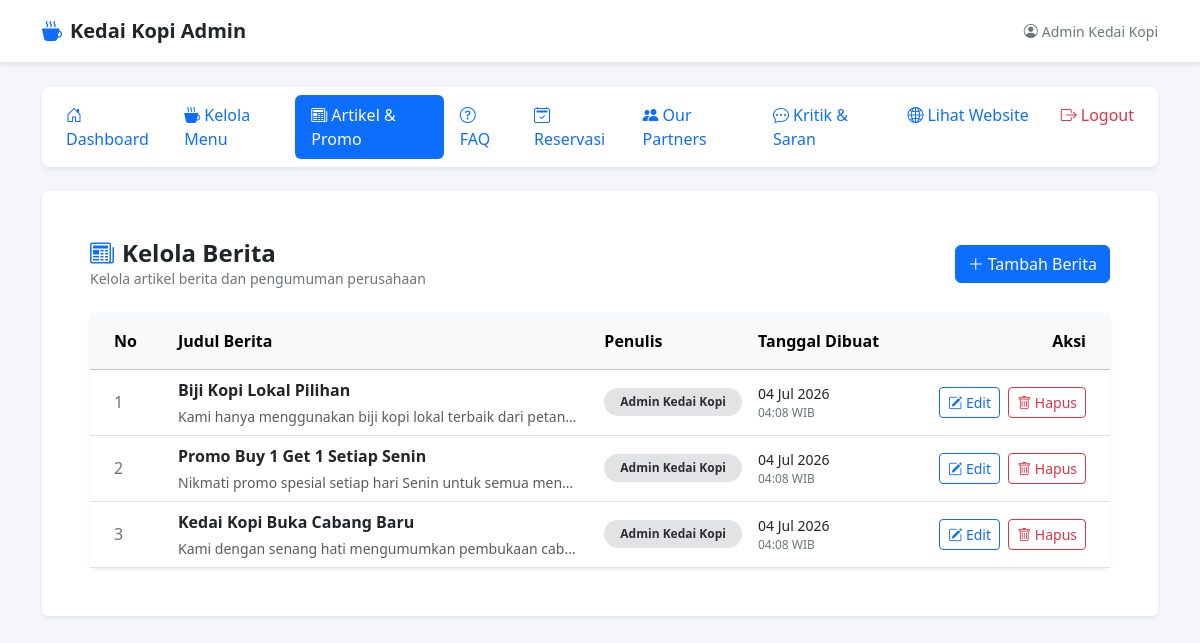
/dist/login/dashboard.php?page=berita (signed in), run on the app's committed database.
### tables this page shows
CREATE TABLE IF NOT EXISTS `berita` (
  `id` INT NOT NULL AUTO_INCREMENT,
  `judul` VARCHAR(255) NOT NULL,
  `konten` TEXT NOT NULL,
  `penulis` VARCHAR(100) NOT NULL,
  `tanggal_dibuat` DATETIME DEFAULT CURRENT_TIMESTAMP,
  `tanggal_diperbarui` DATETIME DEFAULT CURRENT_TIMESTAMP ON UPDATE CURRENT_TIMESTAMP,
  PRIMARY KEY (`id`)
);

### dist/login/berita/list.php (the view, shortened to what this page needs)
<?php
$beritaList = [];
$dbError = '';
$tableExists = true;
$checkTable = $conn->query("SHOW TABLES LIKE 'berita'");
if ($checkTable && $checkTable->num_rows > 0) {
    $result = $conn->query("SELECT * FROM `berita` ORDER BY `id` DESC");
    if ($result) {
        while ($row = $result->fetch_assoc()) {
            $beritaList[] = $row;
        }
    } else {
        $dbError = 'Gagal mengambil data berita: ' . $conn->error;
    }
} else {
    $tableExists = false;
}
?>
<div class="d-flex justify-content-between align-items-center mb-4 flex-wrap gap-2">
    <div>
        <h2 class="h4 mb-0 fw-bold text-dark"><i class="bi bi-newspaper me-2 text-primary"></i>Kelola Berita</h2>
        <p class="text-secondary small mb-0">Kelola artikel berita dan pengumuman perusahaan</p>
    </div>
    <div>
        <?php if ($tableExists): ?>
            <a href="dashboard.php?page=berita_create" class="btn btn-primary">
                <i class="bi bi-plus-lg me-1"></i>Tambah Berita
            </a>
        <?php endif; ?>
    </div>
</div>
<?php if (!$tableExists): ?>
    <div class="card border-0 shadow-sm p-5 text-center bg-white">
        <div class="display-1 text-warning mb-4">
            <i class="bi bi-exclamation-triangle"></i>
        </div>
        <h3 class="h4 text-dark mb-3">Tabel database tidak ditemukan!</h3>
        <p class="text-secondary mb-4 mx-auto" style="max-width: 500px;">
            Tabel `berita` belum dibuat di dalam database `<?= htmlspecialchars($nama_database) ?>`.
            Silakan klik tombol di bawah untuk menginisialisasi tabel dan data sampel secara otomatis.
        </p>
        <div>
            <a href="dashboard.php?page=setup_db" class="btn btn-warning px-4">
                <i class="bi bi-database-fill-gear me-2"></i>Jalankan Setup Database
            </a>
        </div>
    </div>
<?php elseif ($dbError !== ''): ?>
    <div class="alert alert-danger" role="alert">
        <i class="bi bi-exclamation-octagon-fill me-2"></i><?= htmlspecialchars($dbError) ?>
    </div>
<?php else: ?>
    <div class="card border-0 shadow-sm bg-white">
        <div class="card-body p-0">
            <div class="table-responsive">
                <table class="table table-hover align-middle mb-0" style="min-width: 700px;">
                    <thead class="table-light">
                        <tr>
                            <th scope="col" class="ps-4 py-3" style="width: 80px;">No</th>
                            <th scope="col" class="py-3">Judul Berita</th>
                            <th scope="col" class="py-3" style="width: 150px;">Penulis</th>
                            <th scope="col" class="py-3" style="width: 180px;">Tanggal Dibuat</th>
                            <th scope="col" class="pe-4 py-3 text-end" style="width: 180px;">Aksi</th>
                        </tr>
                    </thead>
                    <tbody>
                        <?php if (count($beritaList) === 0): ?>
                            <tr>
                                <td colspan="5" class="text-center py-5 text-secondary">
                                    <i class="bi bi-folder-x fs-1 d-block mb-2 text-muted"></i>
                                    Belum ada berita yang diterbitkan.
                                </td>
                            </tr>
                        <?php else: ?>
                            <?php $no = 1; foreach ($beritaList as $berita): ?>
                                <tr>
                                    <td class="ps-4 fw-medium text-secondary"><?= $no++ ?></td>
                                    <td>
                                        <div class="fw-bold text-dark mb-1"><?= htmlspecialchars($berita['judul']) ?></div>
                                        <div class="text-muted small text-truncate" style="max-width: 400px;">
                                            <?= htmlspecialchars(strip_tags($berita['konten'])) ?>
                                        </div>
                                    </td>
                                    <td>
                                        <span class="badge bg-secondary-subtle text-secondary-emphasis rounded-pill px-3 py-2 small">
                                            <?= htmlspecialchars($berita['penulis']) ?>
                                        </span>
                                    </td>
                                    <td>
                                        <div class="text-dark small">
                                            <?= date('d M Y', strtotime($berita['tanggal_dibuat'])) ?>
                                        </div>
                                        <div class="text-secondary small" style="font-size: 0.75rem;">
                                            <?= date('H:i', strtotime($berita['tanggal_dibuat'])) ?> WIB
                                        </div>
                                    </td>
                                    <td class="pe-4 text-end">
                                        <a href="dashboard.php?page=berita_edit&id=<?= $berita['id'] ?>" class="btn btn-outline-primary btn-sm me-1" title="Edit">
                                            <i class="bi bi-pencil-square"></i> Edit
                                        </a>
                                        <button
                                            type="button"
                                            class="btn btn-outline-danger btn-sm"
                                            title="Hapus"
                                            data-bs-toggle="modal"
                                            data-bs-target="#deleteModal<?= $berita['id'] ?>"
                                        >
                                            <i class="bi bi-trash"></i> Hapus
                                        </button>
                                    </td>
                                </tr>
                            <?php endforeach; ?>
                        <?php endif; ?>
                    </tbody>
                </table>
            </div>
        </div>
    </div>
<?php endif; ?>

### dist/login/dashboard.php (shortened to what this page needs)
<?php
require_once __DIR__ . '/../../koneksi/db_connection.php';
$userName = (string) ($_SESSION['user_nama'] ?? 'User');
$userEmail = (string) ($_SESSION['user_email'] ?? '-');
$page = (string) ($_GET['page'] ?? $_POST['page'] ?? 'home');
?>
<!doctype html>
<html lang="id">
    <head>
        <link
            rel="stylesheet"
            href="https://cdn.jsdelivr.net/npm/bootstrap@5.3.7/dist/css/bootstrap.min.css"
        />
        <link
            rel="stylesheet"
            href="https://cdn.jsdelivr.net/npm/bootstrap-icons@1.13.1/font/bootstrap-icons.min.css"
        />
    </head>
    <body>
        <header class="bg-white border-bottom py-3 mb-4 shadow-sm">
            <div class="container d-flex justify-content-between align-items-center flex-wrap gap-2">
                <a href="dashboard.php" class="navbar-brand-custom">
                    <i class="bi bi-cup-hot-fill me-2 text-primary"></i>Kedai Kopi Admin
                </a>
                <div class="d-flex align-items-center gap-3">
                    <span class="text-secondary small">
                        <i class="bi bi-person-circle me-1"></i><?= htmlspecialchars($userName); ?>
                    </span>
                </div>
            </div>
        </header>
        <main class="container mb-5">
            <nav class="nav nav-pills p-2 bg-white shadow-sm rounded-3 mb-4 flex-nowrap overflow-x-auto" aria-label="Menu dashboard utama">
                <a class="nav-link <?= $page === 'home' ? 'active' : '' ?>" href="dashboard.php">
                    <i class="bi bi-house-door me-1"></i>Dashboard
                </a>
                <a class="nav-link <?= strpos($page, 'menu') === 0 ? 'active' : '' ?>" href="dashboard.php?page=menu">
                    <i class="bi bi-cup-hot-fill me-1"></i>Kelola Menu
                </a>
                <a class="nav-link <?= strpos($page, 'berita') === 0 ? 'active' : '' ?>" href="dashboard.php?page=berita">
                    <i class="bi bi-newspaper me-1"></i>Artikel &amp; Promo
                </a>
                <a class="nav-link <?= strpos($page, 'faq') === 0 ? 'active' : '' ?>" href="dashboard.php?page=faq">
                    <i class="bi bi-question-circle me-1"></i>FAQ
                </a>
                <a class="nav-link <?= strpos($page, 'reservasi') === 0 ? 'active' : '' ?>" href="dashboard.php?page=reservasi">
                    <i class="bi bi-calendar2-check me-1"></i>Reservasi
                </a>
                <a class="nav-link <?= strpos($page, 'partners') === 0 ? 'active' : '' ?>" href="dashboard.php?page=partners">
                    <i class="bi bi-people-fill me-1"></i>Our Partners
                </a>
                <a class="nav-link <?= strpos($page, 'feedback') === 0 ? 'active' : '' ?>" href="dashboard.php?page=feedback">
                    <i class="bi bi-chat-dots me-1"></i>Kritik &amp; Saran
                </a>
                <a class="nav-link text-nowrap" href="../../index.php" target="_blank">
                    <i class="bi bi-globe2 me-1"></i>Lihat Website
                </a>
                <a class="nav-link text-danger ms-md-auto text-nowrap" href="logout.php">
                    <i class="bi bi-box-arrow-right me-1"></i>Logout
                </a>
            </nav>
            <section class="card border-0 shadow-sm">
                <div class="card-body p-4 p-md-5">
                    <?php
                    if ($page === 'home') {
                        ?>
                        <div class="py-2">
                            <h1 class="h3 mb-1 fw-bold">Selamat datang, <?= htmlspecialchars($userName, ENT_QUOTES, 'UTF-8'); ?>!</h1>
                            <p class="text-secondary mb-4">Login sebagai: <?= htmlspecialchars($userEmail, ENT_QUOTES, 'UTF-8'); ?></p>
                            <div class="row g-4 mt-2">
                                <div class="col-md-6">
                                    <div class="card border-0 bg-primary-subtle p-4 h-100">
                                        <h3 class="h5 text-primary-emphasis fw-bold mb-2"><i class="bi bi-cup-hot-fill me-1"></i>Kelola Menu</h3>
                                        <p class="text-secondary mb-4">Tambah, ubah, dan hapus menu kopi, non-kopi, dan makanan yang tampil di website kedai.</p>
                                        <a href="dashboard.php?page=menu" class="btn btn-primary align-self-start">Mulai Kelola</a>
                                    </div>
                                </div>
                                <div class="col-md-6">
                                    <div class="card border-0 bg-light p-4 h-100">
                                        <h3 class="h5 fw-bold mb-2"><i class="bi bi-newspaper me-1"></i>Artikel &amp; Promo</h3>
                                        <p class="text-secondary">Tulis dan kelola informasi promo, event, atau berita seputar kedai kopi Anda.</p>
                                        <div class="d-flex gap-2 mt-2">
                                            <a class="btn btn-sm btn-outline-secondary" href="dashboard.php?page=berita">Kelola Artikel</a>
                                            <a class="btn btn-sm btn-outline-secondary" href="../../index.php" target="_blank">Lihat Website</a>
                                        </div>
                                    </div>
                                </div>
                            </div>
                        </div>
                        <?php
                    } elseif ($page === 'berita') {
                        include __DIR__ . '/berita/list.php';
                    } elseif ($page === 'berita_create') {
                        include __DIR__ . '/berita/create.php';
                    } elseif ($page === 'berita_edit') {
                        include __DIR__ . '/berita/edit.php';
                    } elseif ($page === 'berita_delete') {
                        include __DIR__ . '/berita/delete.php';
                    } elseif ($page === 'setup_db') {
                        include __DIR__ . '/berita/setup.php';
                    } elseif ($page === 'menu') {
                        include __DIR__ . '/menu/list.php';
                    } elseif ($page === 'menu_create') {
                        include __DIR__ . '/menu/create.php';
                    } elseif ($page === 'menu_edit') {
                        include __DIR__ . '/menu/edit.php';
                    } elseif ($page === 'menu_delete') {
                        include __DIR__ . '/menu/delete.php';
                    } elseif ($page === 'menu_setup') {
                        include __DIR__ . '/menu/setup.php';
                    } elseif ($page === 'faq') {
                        include __DIR__ . '/faq/list.php';
                    } elseif ($page === 'faq_create') {
                        include __DIR__ . '/faq/create.php';
                    } elseif ($page === 'faq_edit') {
                        include __DIR__ . '/faq/edit.php';
                    } elseif ($page === 'faq_delete') {
                        include __DIR__ . '/faq/delete.php';
                    } elseif ($page === 'faq_setup') {
                        include __DIR__ . '/faq/setup.php';
                    } elseif ($page === 'partners') {
                        include __DIR__ . '/partners/list.php';
                    } elseif ($page === 'partners_create') {
                        include __DIR__ . '/partners/create.php';
                    } elseif ($page === 'partners_edit') {
                        include __DIR__ . '/partners/edit.php';
                    } elseif ($page === 'partners_delete') {
                        include __DIR__ . '/partners/delete.php';
                    } elseif ($page === 'feedback') {
                        include __DIR__ . '/feedback/list.php';
                    } elseif ($page === 'feedback_update') {
                        include __DIR__ . '/feedback/update.php';
                    } elseif ($page === 'reservasi') {
                        include __DIR__ . '/reservasi/list.php';
                    } elseif ($page === 'reservasi_update') {
                        include __DIR__ . '/reservasi/update.php';
                    } else {
                        echo '<div class="alert alert-danger">Halaman tidak ditemukan.</div>';
                    }
                    ?>
                </div>
            </section>
        </main>
    </body>
</html>

### dist/login/dashboard.php (style rules this page uses)
body { background-color: #f4f6f9; }
.nav-pills .nav-link.active { background-color: #0d6efd; }
.navbar-brand-custom { font-weight: 700; font-size: 1.25rem; color: #212529; text-decoration: none; }

### data on the page
berita: judul "Biji Kopi Lokal Pilihan", konten "Kami hanya menggunakan biji kopi lokal terbaik dari petan…", penulis "Admin Kedai Kopi", tanggal_dibuat "04 Jul 2026", tanggal_dibuat "04:08"
berita: judul "Promo Buy 1 Get 1 Setiap Senin", konten "Nikmati promo spesial setiap hari Senin untuk semua men…", penulis "Admin Kedai Kopi", tanggal_dibuat "04 Jul 2026", tanggal_dibuat "04:08"
berita: judul "Kedai Kopi Buka Cabang Baru", konten "Kami dengan senang hati mengumumkan pembukaan cab…", penulis "Admin Kedai Kopi", tanggal_dibuat "04 Jul 2026", tanggal_dibuat "04:08"

### other printed values
$userName "Admin Kedai Kopi"
